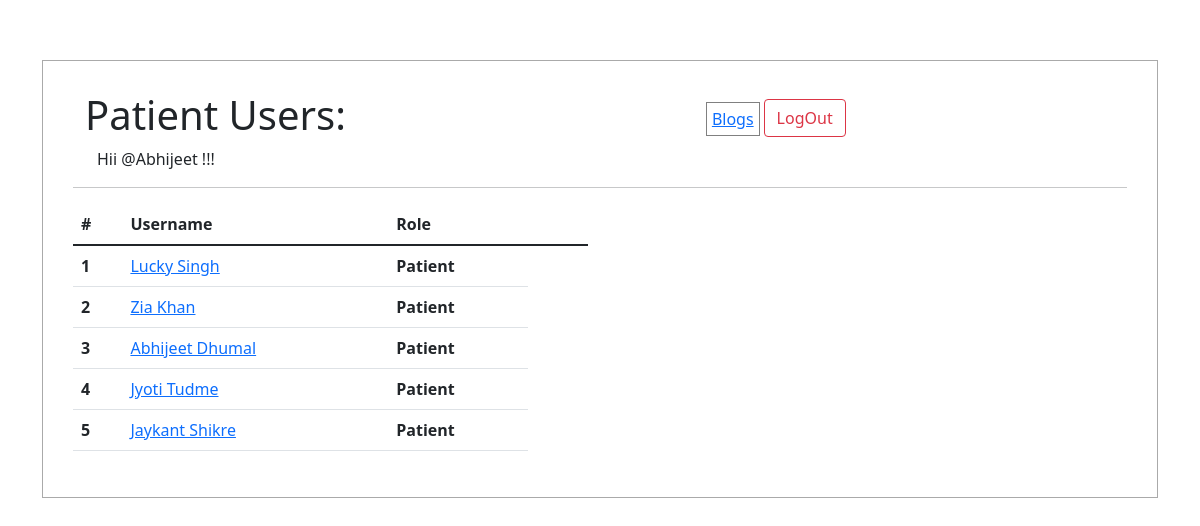
Page /patient_usernames/ (signed in) on the committed database.
### form/models.py (models this page shows, shortened)
class Patient(models.Model):
    user = models.OneToOneField(User, null=True, on_delete= models.CASCADE)
    name = models.CharField("Name", max_length=50, blank=True)
    role = models.CharField("Role", max_length=50,default="Patient", blank=True)
    phone = models.CharField(max_length=200, null=True)
    date_created = models.DateTimeField(auto_now_add=True, null=True)
    image = models.ImageField(upload_to='images/patient/',null=True, blank=True)
    address_line1=city = models.CharField("Address_Line1", max_length=100, blank=True)
    city = models.CharField("City", max_length=50, blank=True)
    state = models.CharField("State", max_length=50, blank=True)
    country = models.CharField("Country", max_length=50, blank=True)
    pincode = models.CharField("Pincode", max_length=50, blank=True)

### form/decorators.py (the view)
        def wrapper_func(request,*args,**kwargs):
            group = None
            if request.user.groups.exists():
                group = request.user.groups.all()[0].name
            if group in allowed_roles:
                print('working',allowed_roles)
                return view_func(request,*args,**kwargs)
            else:
                return HttpResponse('<h3>you are not authorized to view this page !!!</h3>')

### form/views.py (called while the page is built)
@login_required
@allowed_users(allowed_roles=['admin','patient'])
def patientusernames(request):
    userdetails=User.objects.all()
    doctordetails=Doctor.objects.all()
    patientdetails=Patient.objects.all()
    current_user = request.user
    context={"userdetails":userdetails,"doctordetails":doctordetails,'patientdetails':patientdetails,"current_user":current_user}
    return render(request,"form/patientusername.html",context)

### form/templates/form/patientusername.html (shortened to what this page needs)
<!doctype html>
<html lang="en">
<head>
    <link href="https://cdn.jsdelivr.net/npm/bootstrap@5.1.3/dist/css/bootstrap.min.css" rel="stylesheet"
>
</head>
<body>
    <div class="container" style="justify-content: center;align-items: center;margin-top: 5%;">
        <div class="container" style="padding:30px;border:1px solid #aaa;margin-top: 10px;">
            <div class="container d-flex">
                <h1>Patient Users: </h1>
                <a href="{% url 'blogs_view' %}" class="my-3" style="margin-left: 30vw;"><span
                        style="border:1px solid grey;padding:5px;">Blogs</span></a>
                <a href="{% url 'logoutuser' %}"><button class="btn btn-outline-danger mx-1 my-2">LogOut</button></a>
            </div>
            <span class="mx-4 my-3">Hii @{{current_user}} !!!</span>
            <hr>
            <div class="row">
                <div class="col-md-6">
                    <table class="table">
                        <thead>
                            <tr>
                                <th scope="col">#</th>
                                <th scope="col">Username</th>
                                <th scope="col">Role</th>
                                <th scope="col"></th>
                                <th scope="col"></th>
                            </tr>
                        </thead>
                        <tbody>
                            {% for patientdetail in patientdetails %}
                            <tr>
                                <th scope="row">{{patientdetail.id}}</th>
                                <td><a href="{% url 'patientdetails' patientdetail.id %}">{{patientdetail.name}}</a>
                                </td>
                                <th scope="row">{{patientdetail.role}}</th>
                            </tr>
                            {% endfor %}
                        </tbody>
                    </table>
                </div>
            </div>
        </div>
    </div>
</body>
</html>

### rows in the picture
Patient: id "1", name "Lucky Singh", role "Patient"
Patient: id "2", name "Zia Khan", role "Patient"
Patient: id "3", name "Abhijeet Dhumal", role "Patient"
Patient: id "4", name "Jyoti Tudme", role "Patient"
Patient: id "5", name "Jaykant Shikre", role "Patient"

### other values in the picture
{{ current_user }} "Abhijeet"
